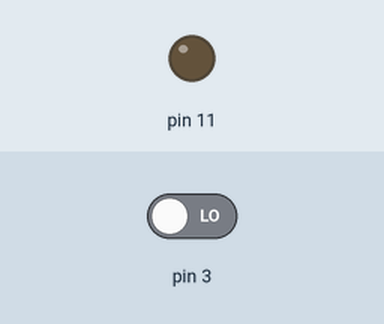
The sketch below on a simulated Arduino Uno, built with avr-gcc and run on an emulated ATmega328P. Parts: output pins drawn as LEDs (lit = HIGH). The inputs (shaded band) are chosen by the test bench; at power-on: pin 3 LOW. What the sketch prints to the serial monitor is not drawn.

Above: at 1.2 s.
1.3 s: pin 3 driven HIGH
At 1.7 s:
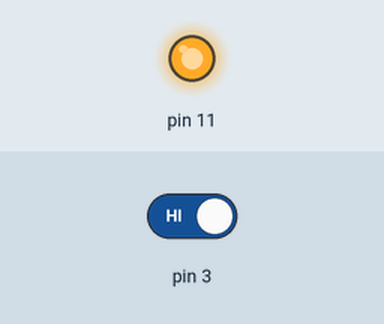
2.8 s: pin 3 driven LOW
At 4.0 s:
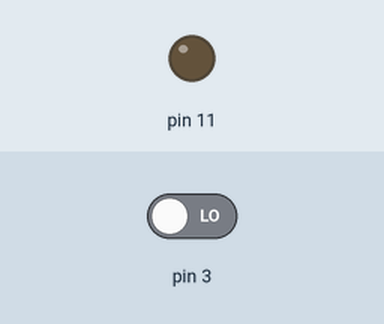
Timing chart, 0 to 5.8 s (numbered marks = the images above; inputs shaded):
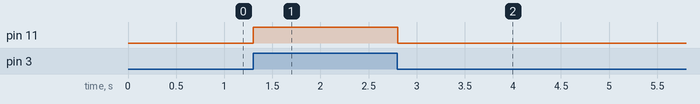

The sketch:

sizzling_jofo1.ino
```cpp
// C++ code
//
void setup()
{
  pinMode (11, OUTPUT);
  pinMode (3, INPUT);
  Serial.begin(9600);
}

void loop()
{
  Serial.println (digitalRead(3));
  if (digitalRead(3) == HIGH)
  {
    digitalWrite(11, HIGH);
  }
  else
  {
  digitalWrite (11, LOW);
  }
}
```

Measured:
- after the input at 1.3 s, pin 11: LOW → HIGH at once
- after the input at 2.8 s, pin 11: HIGH → LOW at once
